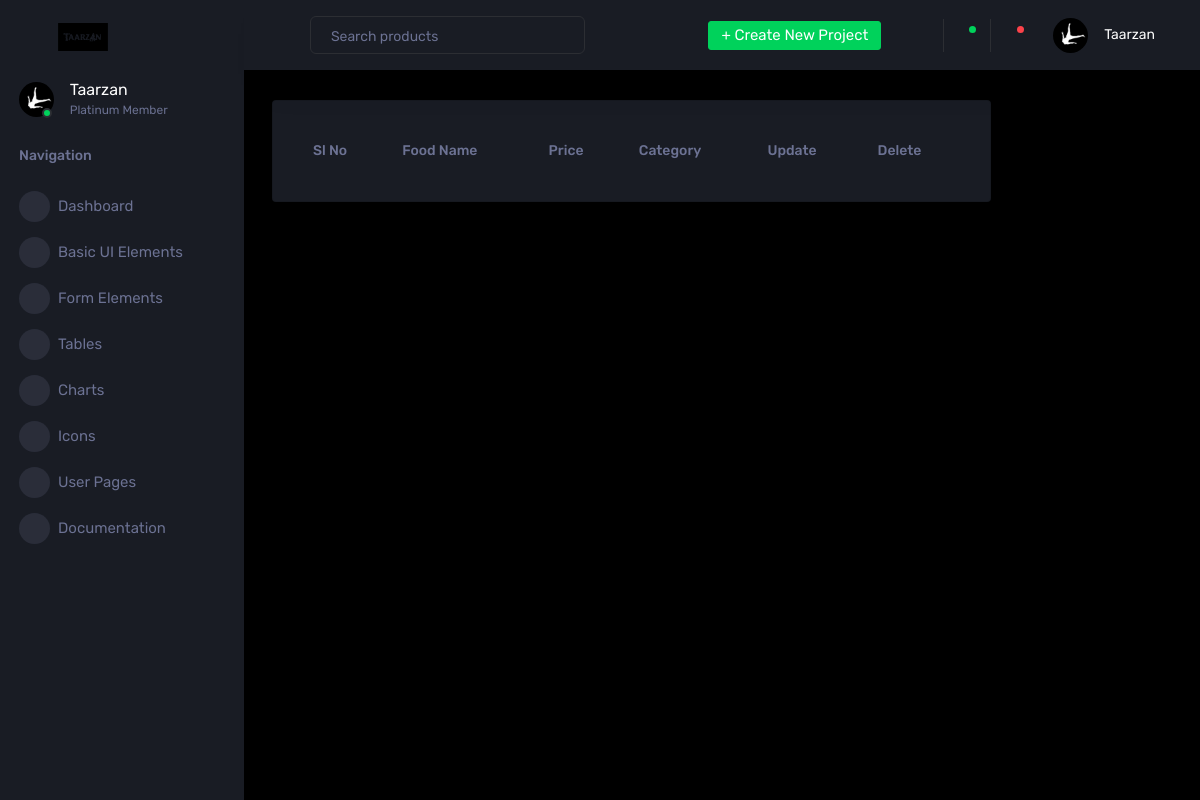
Before: /viewfood with the older database file.
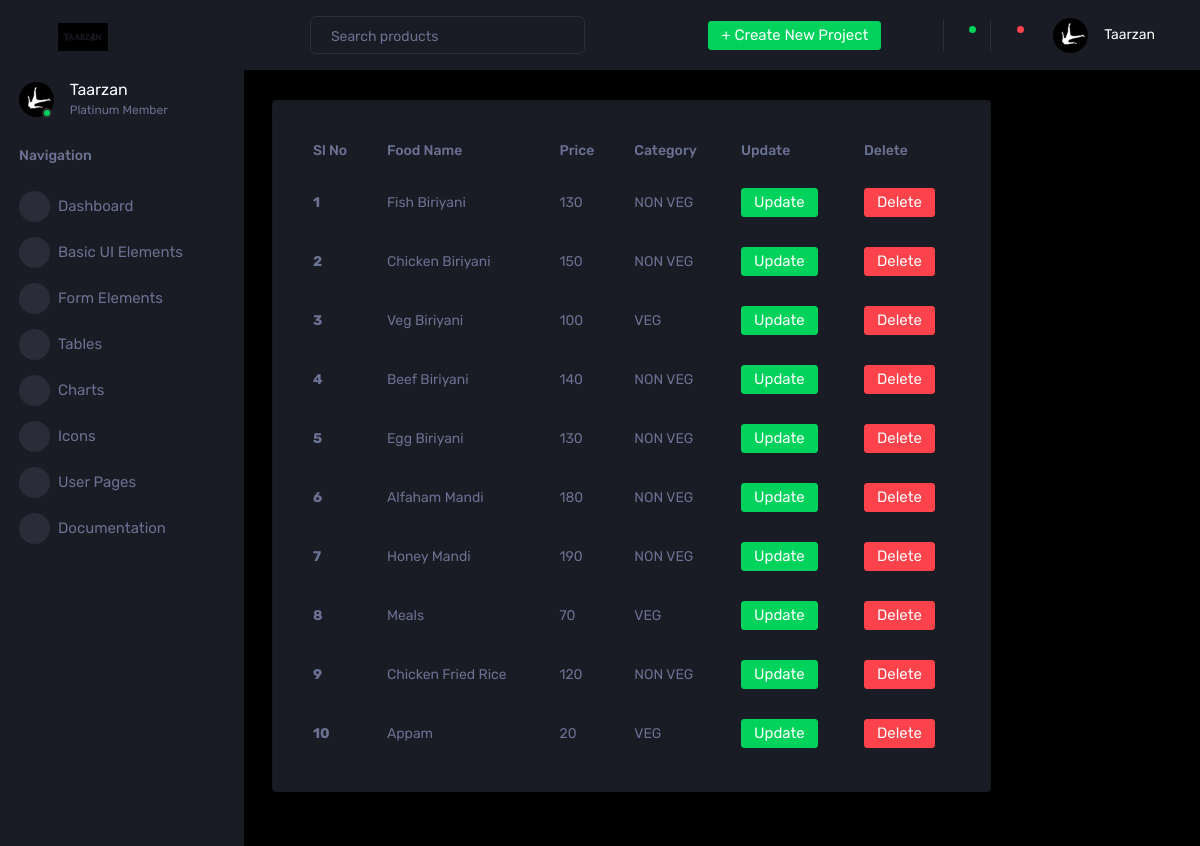
After: the same page with the newer database file.
### new_app/models.py (models this page shows)
class FoodName(models.Model):
    food_category = (
        ('VEG', 'VEG'),
        ('NON VEG', 'NON VEG')
    )
    Name = models.CharField(max_length=30)
    Price = models.IntegerField()
    Category = models.CharField(max_length=20, choices=food_category)

### new_app/views.py (the view)
# urls.py: path("viewfood",views.viewfood,name="viewfood"),
def viewfood(request):
    data = FoodName.objects.all()
    return render(request, 'ViewFoodName.html', {'data': data})

### templates/ViewFoodName.html (shortened to what this page needs)
{% extends 'dash.html' %}
{%load crispy_forms_tags %}
{% block content %}
<table class="table table-borderless">
     <thead>
    <tr>
      <th scope="col">Sl No</th>
      <th scope="col">Food Name</th>
      <th scope="col">Price</th>
      <th scope="col">Category</th>
        <th scope="col">Update</th>
        <th scope="col">Delete</th>
    </tr>
  </thead>
{% for food in data %}
     <tr>
      <th scope="row">{{forloop.counter}}</th>
      <td>{{food.Name}}</td>
      <td>{{food.Price}}</td>
         <td>{{food.Category}}</td>
         <td>
             <a type="button" href = "{% url 'updatefood' food.id %}" class="btn btn-success">Update </a>
         </td>
         <td>
             <form action="{% url 'deletefood' food.id %}" method="POST">
                 <button type="submit" class="btn btn-danger">Delete</button>
             </form>
         </td>
    </tr>
{% endfor %}
</table>
{% endblock %}

### templates/dash.html (shortened to what this page needs)
<!DOCTYPE html>
{% load static %}
<html lang="en">
  <head>
    <link rel="stylesheet" href=" {% static 'assets/vendors/mdi/css/materialdesignicons.min.css' %} ">
    <link rel="stylesheet" href=" {% static 'assets/vendors/css/vendor.bundle.base.css' %} ">
    <link rel="stylesheet" href=" {% static 'assets/vendors/jvectormap/jquery-jvectormap.css' %} ">
    <link rel="stylesheet" href=" {% static 'assets/vendors/flag-icon-css/css/flag-icon.min.css' %} ">
    <link rel="stylesheet" href=" {% static 'assets/vendors/owl-carousel-2/owl.carousel.min.css' %} ">
    <link rel="stylesheet" href=" {% static 'assets/vendors/owl-carousel-2/owl.theme.default.min.css' %} ">
    <link rel="stylesheet" href=" {% static 'assets/css/style.css' %} ">
  </head>
  <body>
    <div class="container-scroller">
      <nav class="sidebar sidebar-offcanvas" id="sidebar">
        <div class="sidebar-brand-wrapper d-none d-lg-flex align-items-center justify-content-center fixed-top">
          <a class="sidebar-brand brand-logo" href=" {% url 'index' %} "><img src=" {% static 'assets/images/logo.svg' %} " alt="logo" /></a>
        </div>
        <ul class="nav">
          <li class="nav-item profile">
            <div class="profile-desc">
              <div class="profile-pic">
                <div class="count-indicator">
                  <img class="img-xs rounded-circle " src=" {% static 'assets/images/faces/face15.jpg' %} " alt="">
                  <span class="count bg-success"></span>
                </div>
                <div class="profile-name">
                  <h5 class="mb-0 font-weight-normal">Taarzan</h5>
                  <span>Platinum Member</span>
                </div>
              </div>
              <a href="#" id="profile-dropdown" data-toggle="dropdown"><i class="mdi mdi-dots-vertical"></i></a>
            </div>
          </li>
          <li class="nav-item nav-category">
            <span class="nav-link">Navigation</span>
          </li>
          <li class="nav-item menu-items">
            <a class="nav-link" href=" {% static 'index.html' %} ">
              <span class="menu-icon">
                <i class="mdi mdi-speedometer"></i>
              </span>
              <span class="menu-title">Dashboard</span>
            </a>
          </li>
          <li class="nav-item menu-items">
            <a class="nav-link" data-toggle="collapse" href=" {% static '#ui-basic' %} " aria-expanded="false" aria-controls="ui-basic">
              <span class="menu-icon">
                <i class="mdi mdi-laptop"></i>
              </span>
              <span class="menu-title">Basic UI Elements</span>
              <i class="menu-arrow"></i>
            </a>
          </li>
          <li class="nav-item menu-items">
            <a class="nav-link" href=" {% static 'pages/forms/basic_elements.html' %} ">
              <span class="menu-icon">
                <i class="mdi mdi-playlist-play"></i>
              </span>
              <span class="menu-title">Form Elements</span>
            </a>
          </li>
          <li class="nav-item menu-items">
            <a class="nav-link" href=" {% static 'pages/tables/basic-table.html' %} ">
              <span class="menu-icon">
                <i class="mdi mdi-table-large"></i>
              </span>
              <span class="menu-title">Tables</span>
            </a>
          </li>
          <li class="nav-item menu-items">
            <a class="nav-link" href=" {% static 'pages/charts/chartjs.html' %} ">
              <span class="menu-icon">
                <i class="mdi mdi-chart-bar"></i>
              </span>
              <span class="menu-title">Charts</span>
            </a>
          </li>
          <li class="nav-item menu-items">
            <a class="nav-link" href=" {% static 'pages/icons/mdi.html' %} ">
              <span class="menu-icon">
                <i class="mdi mdi-contacts"></i>
              </span>
              <span class="menu-title">Icons</span>
            </a>
          </li>
          <li class="nav-item menu-items">
            <a class="nav-link" data-toggle="collapse" href=" {% static '#auth' %} " aria-expanded="false" aria-controls="auth">
              <span class="menu-icon">
                <i class="mdi mdi-security"></i>
              </span>
              <span class="menu-title">User Pages</span>
              <i class="menu-arrow"></i>
            </a>
          </li>
          <li class="nav-item menu-items">
            <a class="nav-link" href="http://www.bootstrapdash.com/demo/corona-free/jquery/documentation/documentation.html">
              <span class="menu-icon">
                <i class="mdi mdi-file-document-box"></i>
              </span>
              <span class="menu-title">Documentation</span>
            </a>
          </li>
        </ul>
      </nav>
      <div class="container-fluid page-body-wrapper">
        <nav class="navbar p-0 fixed-top d-flex flex-row">
          <div class="navbar-menu-wrapper flex-grow d-flex align-items-stretch">
            <button class="navbar-toggler navbar-toggler align-self-center" type="button" data-toggle="minimize">
              <span class="mdi mdi-menu"></span>
            </button>
            <ul class="navbar-nav w-100">
              <li class="nav-item w-100">
                <form class="nav-link mt-2 mt-md-0 d-none d-lg-flex search">
                  <input type="text" class="form-control" placeholder="Search products">
                </form>
              </li>
            </ul>
            <ul class="navbar-nav navbar-nav-right">
              <li class="nav-item dropdown d-none d-lg-block">
                <a class="nav-link btn btn-success create-new-button" id="createbuttonDropdown" data-toggle="dropdown" aria-expanded="false" href="#">+ Create New Project</a>
              </li>
              <li class="nav-item nav-settings d-none d-lg-block">
                <a class="nav-link" href="#">
                  <i class="mdi mdi-view-grid"></i>
                </a>
              </li>
              <li class="nav-item dropdown border-left">
                <a class="nav-link count-indicator dropdown-toggle" id="messageDropdown" href="#" data-toggle="dropdown" aria-expanded="false">
                  <i class="mdi mdi-email"></i>
                  <span class="count bg-success"></span>
                </a>
              </li>
              <li class="nav-item dropdown border-left">
                <a class="nav-link count-indicator dropdown-toggle" id="notificationDropdown" href="#" data-toggle="dropdown">
                  <i class="mdi mdi-bell"></i>
                  <span class="count bg-danger"></span>
                </a>
              </li>
              <li class="nav-item dropdown">
                <a class="nav-link" id="profileDropdown" href="#" data-toggle="dropdown">
                  <div class="navbar-profile">
                    <img class="img-xs rounded-circle" src=" {% static 'assets/images/faces/face15.jpg' %} " alt="">
                    <p class="mb-0 d-none d-sm-block navbar-profile-name">Taarzan</p>
                    <i class="mdi mdi-menu-down d-none d-sm-block"></i>
                  </div>
                </a>
              </li>
            </ul>
          </div>
        </nav>
        <div class="main-panel">
          <div class="content-wrapper">
            <div class="row ">
              <div class="col-10 grid-margin">
                <div class="card">
                  <div class="card-body">
                    {% block content %}{% endblock %}
                    </div>
                  </div>
                </div>
              </div>
            </div>
          </div>
          <footer class="footer">
          </footer>
        </div>
      </div>
  </body>
</html>

Changed rows visible on the page:
added FoodName: Name "Fish Biriyani", Price "130", Category "NON VEG"
added FoodName: Name "Chicken Biriyani", Price "150", Category "NON VEG"
added FoodName: Name "Veg Biriyani", Price "100", Category "VEG"
added FoodName: Name "Beef Biriyani", Price "140", Category "NON VEG"
added FoodName: Name "Egg Biriyani", Price "130", Category "NON VEG"
added FoodName: Name "Alfaham Mandi", Price "180", Category "NON VEG"
added FoodName: Name "Honey Mandi", Price "190", Category "NON VEG"
added FoodName: Name "Meals", Price "70", Category "VEG"
added FoodName: Name "Chicken Fried Rice", Price "120", Category "NON VEG"
added FoodName: Name "Appam", Price "20", Category "VEG"
